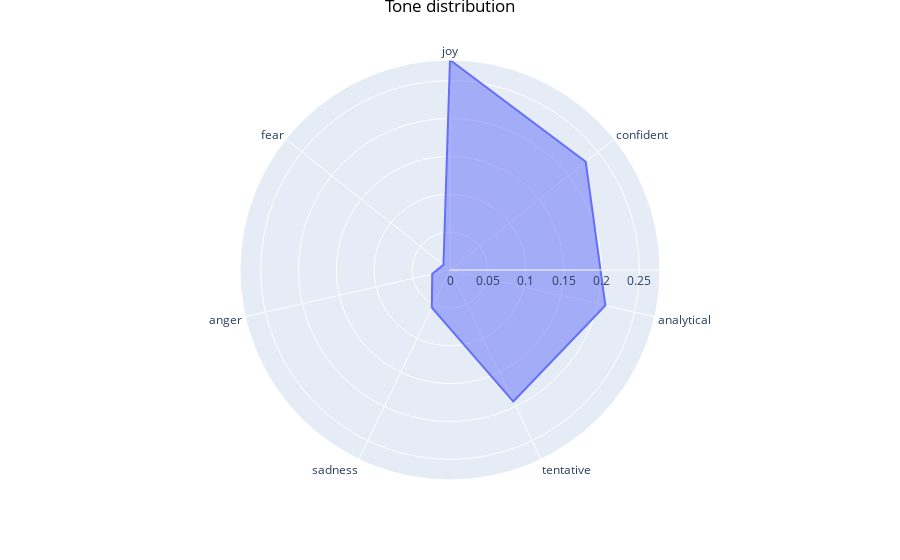

Write notebook code for a chart like this one.
### Markdown cell above
Now we've defined our functions we can restructure tonal data into a visualization-friendly format. Let's view the distribution of tone in pier's tweets using a radar chart:

### Code cell
#import packages
import numpy as np

#apply str_splitter
df['tone'] = df.tone.apply(str_splitter)
df['score'] = df.score.apply(str_splitter)

#calculate all tweet scores in descending order
all_score = pd.DataFrame({'tone':col_splitter(df.tone), 'score':[float(x) for x in col_splitter(df.score)]}).groupby('tone').sum().sort_values(by='score', ascending = False)
all_score['score']  = all_score.score/all_score.score.sum() #get proportional scores

#create chart
import plotly.express as px
fig = px.line_polar(all_score, r = 'score', theta = all_score.index, line_close = True)
fig.update_traces(fill='toself')

#format title
fig.update_layout(
    title={
        'text': "Tone distribution",
        'y':1,
        'x':0.5,
        'xanchor': 'center',
        'yanchor': 'top'},
        title_font_color="black",)

#show chart
fig.show()

### Figure 1 — Plotly figure (JSON) as saved in the notebook; plotly's stock layout.template omitted (floating-point values rounded to 4 significant figures)
{"data": [{"fill": "toself", "hovertemplate": "score=%{r}<br>tone=%{theta}<extra></extra>", "legendgroup": "", "line": {"color": "#636efa", "dash": "solid"}, "mode": "lines", "name": "", "r": [0.2773, 0.2292, 0.2104, 0.1928, 0.05522, 0.02408, 0.01104, 0.2773], "showlegend": false, "subplot": "polar", "theta": ["joy", "confident", "analytical", "tentative", "sadness", "anger", "fear", "joy"], "type": "scatterpolar"}], "layout": {"legend": {"tracegroupgap": 0}, "margin": {"t": 60}, "polar": {"angularaxis": {"direction": "clockwise", "rotation": 90}, "domain": {"x": [0, 1], "y": [0, 1]}}, "title": {"font": {"color": "black"}, "text": "Tone distribution", "x": 0.5, "xanchor": "center", "y": 1, "yanchor": "top"}}}
